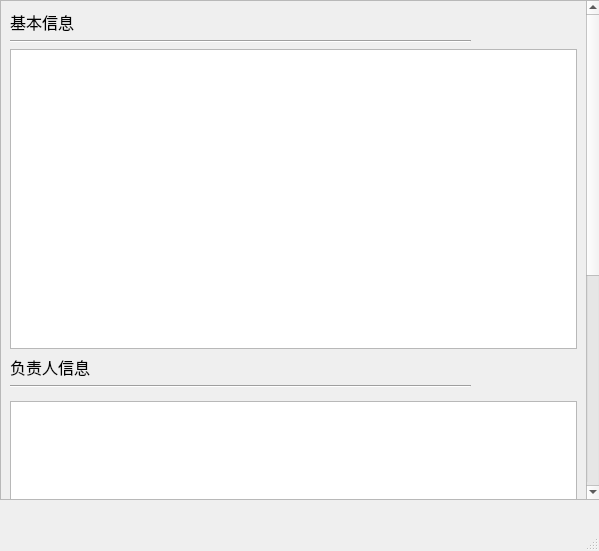
<?xml version="1.0" encoding="UTF-8"?>
<ui version="4.0">
 <class>MissionInfo</class>
 <widget class="QMainWindow" name="MissionInfo">
  <property name="geometry">
   <rect>
    <x>0</x>
    <y>0</y>
    <width>599</width>
    <height>551</height>
   </rect>
  </property>
  <property name="windowTitle">
   <string>MainWindow</string>
  </property>
  <widget class="QWidget" name="centralwidget">
   <widget class="QScrollArea" name="scrollArea">
    <property name="geometry">
     <rect>
      <x>0</x>
      <y>0</y>
      <width>601</width>
      <height>500</height>
     </rect>
    </property>
    <property name="widgetResizable">
     <bool>true</bool>
    </property>
    <widget class="QWidget" name="scrollAreaWidgetContents">
     <property name="enabled">
      <bool>true</bool>
     </property>
     <property name="geometry">
      <rect>
       <x>0</x>
       <y>0</y>
       <width>582</width>
       <height>900</height>
      </rect>
     </property>
     <property name="minimumSize">
      <size>
       <width>0</width>
       <height>900</height>
      </size>
     </property>
     <property name="sizeIncrement">
      <size>
       <width>0</width>
       <height>700</height>
      </size>
     </property>
     <layout class="QGridLayout" name="gridLayout_2">
      <item row="2" column="0" colspan="2">
       <widget class="QTableWidget" name="basicInfo">
        <property name="minimumSize">
         <size>
          <width>0</width>
          <height>300</height>
         </size>
        </property>
       </widget>
      </item>
      <item row="0" column="0">
       <widget class="QLabel" name="label">
        <property name="font">
         <font>
          <pointsize>12</pointsize>
         </font>
        </property>
        <property name="text">
         <string>基本信息</string>
        </property>
       </widget>
      </item>
      <item row="11" column="0" colspan="2">
       <widget class="QTableWidget" name="missionResult">
        <property name="enabled">
         <bool>true</bool>
        </property>
       </widget>
      </item>
      <item row="4" column="0">
       <widget class="Line" name="line_2">
        <property name="orientation">
         <enum>Qt::Horizontal</enum>
        </property>
       </widget>
      </item>
      <item row="5" column="0" colspan="2">
       <widget class="QTableWidget" name="manageInfo_2">
        <property name="minimumSize">
         <size>
          <width>0</width>
          <height>115</height>
         </size>
        </property>
        <property name="maximumSize">
         <size>
          <width>16777215</width>
          <height>100</height>
         </size>
        </property>
       </widget>
      </item>
      <item row="6" column="0">
       <widget class="QLabel" name="label_3">
        <property name="font">
         <font>
          <pointsize>12</pointsize>
         </font>
        </property>
        <property name="text">
         <string>翻译者信息</string>
        </property>
       </widget>
      </item>
      <item row="10" column="0">
       <widget class="Line" name="line_4">
        <property name="orientation">
         <enum>Qt::Horizontal</enum>
        </property>
       </widget>
      </item>
      <item row="12" column="1">
       <widget class="QPushButton" name="back">
        <property name="maximumSize">
         <size>
          <width>100</width>
          <height>16777215</height>
         </size>
        </property>
        <property name="text">
         <string>返回</string>
        </property>
       </widget>
      </item>
      <item row="7" column="0">
       <widget class="Line" name="line_3">
        <property name="orientation">
         <enum>Qt::Horizontal</enum>
        </property>
       </widget>
      </item>
      <item row="9" column="0">
       <widget class="QLabel" name="label_4">
        <property name="font">
         <font>
          <pointsize>12</pointsize>
         </font>
        </property>
        <property name="text">
         <string>任务成果</string>
        </property>
       </widget>
      </item>
      <item row="1" column="0">
       <widget class="Line" name="line">
        <property name="orientation">
         <enum>Qt::Horizontal</enum>
        </property>
       </widget>
      </item>
      <item row="8" column="0" colspan="2">
       <widget class="QTableWidget" name="trsInfo"/>
      </item>
      <item row="3" column="0">
       <widget class="QLabel" name="manageInfo">
        <property name="font">
         <font>
          <pointsize>12</pointsize>
         </font>
        </property>
        <property name="text">
         <string>负责人信息</string>
        </property>
       </widget>
      </item>
     </layout>
    </widget>
   </widget>
  </widget>
  <widget class="QMenuBar" name="menubar">
   <property name="geometry">
    <rect>
     <x>0</x>
     <y>0</y>
     <width>599</width>
     <height>25</height>
    </rect>
   </property>
  </widget>
  <widget class="QStatusBar" name="statusbar"/>
 </widget>
 <resources/>
 <connections/>
</ui>
